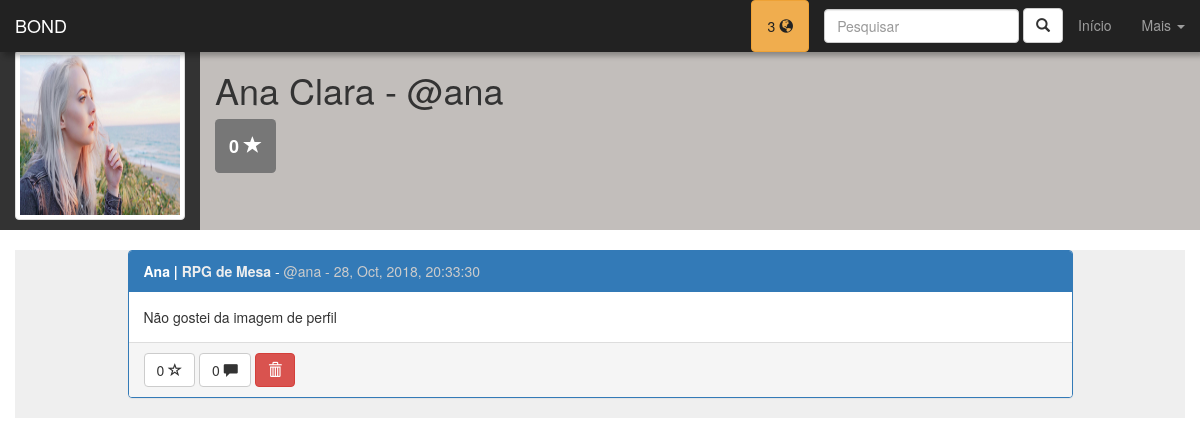
Screenshot of /profile.php (signed in) with the database file from the repository.
### tables this page shows
CREATE TABLE IF NOT EXISTS `users` (
  `id_user` int(11) NOT NULL AUTO_INCREMENT,
  `username` varchar(20) NOT NULL,
  `first_name` varchar(60) NOT NULL,
  `last_name` varchar(80) NOT NULL,
  `birthday` date NOT NULL,
  `profile_pic` varchar(200) DEFAULT 'assets/img/default-user-icon.png',
  `passwd` varchar(32) NOT NULL,
  `r_date` datetime NOT NULL DEFAULT CURRENT_TIMESTAMP,
  `gender` enum('M','F','O') DEFAULT NULL,
  `followers` int(11) DEFAULT '0',
  `following` int(11) DEFAULT '0',
  `stars` int(11) DEFAULT '0',
  PRIMARY KEY (`id_user`)
);

CREATE TABLE IF NOT EXISTS `posts` (
  `id_post` int(11) NOT NULL AUTO_INCREMENT,
  `user` int(11) NOT NULL,
  `community` int(11) NOT NULL,
  `post_text` text NOT NULL,
  `post_pic` varchar(200) DEFAULT NULL,
  `r_date` datetime DEFAULT CURRENT_TIMESTAMP,
  `likes` int(11) DEFAULT '0',
  PRIMARY KEY (`id_post`)
);

CREATE TABLE IF NOT EXISTS `communities` (
  `id_community` int(11) NOT NULL AUTO_INCREMENT,
  `community_name` varchar(100) NOT NULL,
  `r_date` datetime DEFAULT CURRENT_TIMESTAMP,
  `profile_pic` varchar(200) DEFAULT 'assets/img/default-community-icon.png',
  `community_description` varchar(500) DEFAULT NULL,
  `members` int(11) DEFAULT '0',
  PRIMARY KEY (`id_community`)
);

### inc/functions/connection.php (called while the page is built)
<?php
function connect(){
    $host = "localhost";
    $user = "root";
    $passwd = "root";
    $db = "bond";
    $conn = mysqli_connect($host, $user, $passwd, $db);
    mysqli_set_charset($conn, "UTF-8");
    return $conn;
}
?>

### profile.php (the view, shortened to what this page needs)
<?php
include "inc/functions/connection.php";
$id_user = $_SESSION["id_user"];
$conn = connect();
$sql = "SELECT * FROM users WHERE id_user = $id_user";
$query = mysqli_query($conn, $sql);
$user = mysqli_fetch_assoc($query);
$conn = connect();
$sql = "SELECT COUNT(*) as qnt FROM notifications WHERE user = $id_user";
if($q = mysqli_query($conn, $sql)){
  $notifications = mysqli_fetch_assoc($q)["qnt"];
}else{
  $notifications = 0;
}
?>
<!DOCTYPE html>
<html lang="PT-BR">
  <head>
    <link href="css/bootstrap.min.css" rel="stylesheet">
    <link rel="stylesheet" href="css/pattern.css">
  </head>
<body>
<nav class="navbar navbar-inverse navbar-fixed-top" id="navbar-menu">
  <div class="container-fluid">
    <div class="navbar-header">
      <a class="navbar-brand" href="#">BOND</a>
    </div>
    <div class="collapse navbar-collapse" id="bs-example-navbar-collapse-1">
      <ul class="nav navbar-nav navbar-right">
      <li>
      <?php
        if($notifications>0){
          echo '<a href="notifications.php" class="btn btn-warning" id="dark-text-nav">'.$notifications
          .' <span class="glyphicon glyphicon-globe"></span></a>';
        }else{
          echo '<a href="notifications.php" class="btn btn-default"><span class="glyphicon glyphicon-globe"></span></a>';
        }
        ?></li><li>
    <form class="navbar-form navbar-right" onsubmit="return false">
      <div class="form-group">
        <input type="text" id="nav-search-input" class="form-control" placeholder="Pesquisar" value="<?php if(isset($_GET["q"])){echo $_GET["q"];} ?>">
      </div>
      <a id="nav-search-submit" class="btn btn-default"><label class="glyphicon glyphicon-search"></label></a>
    </form>
      </li>
        <li><a href="home.php">Início</a></li>
        <li class="dropdown">
          <a href="#" class="dropdown-toggle" data-toggle="dropdown"
          role="button" aria-haspopup="true" aria-expanded="false">Mais <span class="caret"></span></a>
        </li>
      </ul>
    </div>
  </div>
</nav>
<div class="container-fluid">
<div class="row" style="padding-top:50px;background:rgba(0, 0, 0, 0.8)">
    <div class="col-lg-2" style="">
    <img src="<?php echo $user["profile_pic"] ?>" class="img-responsive img-thumbnail" id="profilePic" alt="Responsive image">
    </div>
    <div class="col-lg-10 jumbogotron" id="backcontainer">
          <h1><?php echo $user["first_name"].' '.$user["last_name"].' - @'.$user["username"]?></h1>
          <h3>
              <label title='Stars' class='label label-default' style="padding:14px">
              <?php echo $user["stars"] ?>
              <label class='glyphicon glyphicon-star'></label></label>
          </h3>
    </div>
</div>
</div>
<br>
<div class="container">
<div class="row panel-gray">
    <div class="col-lg-10 col-lg-offset-1">
        <?php
        $conn = connect();
        $sql = "SELECT *, date_format(posts.r_date, '%d, %b, %Y, %T') as data_f FROM posts
        JOIN communities ON posts.community = communities.id_community WHERE user = '$id_user'";
        if($query = mysqli_query($conn, $sql)){
            $posts = array();
            while($row = mysqli_fetch_assoc($query)){
                $posts[] = $row;
            }
            usort($posts, "organizer");
            foreach($posts as $post){
                $text = $post["post_text"];
                $likes = $post["likes"];
                $id_post = $post["id_post"];
                $id_community = $post["community"];
                $sql = "SELECT count(*) as comments FROM comments WHERE post = $id_post";
                if($q = mysqli_query($conn, $sql)){
                  $comments_qnt = mysqli_fetch_assoc($q)["comments"];
                }else{
                  $comments_qnt = '';
                }
                echo "<div class='panel panel-primary'>
                <div class='panel-heading'><strong>".$_SESSION["first_name"]." |
                <a href='see_community.php?c=$id_community' class='gray-text-link'>".$post["community_name"]
                ."</a></strong> - <span class='gray-text'>@".$_SESSION["username"]." - ";
                echo $post["data_f"]."</span></div>
                <div class='panel-body'>
                 $text
                </div>
                <div class='panel-footer'> ";
                $sql = "SELECT * FROM likes WHERE post = $id_post AND user = $id_user";
                if(isset(mysqli_fetch_assoc(mysqli_query($conn, $sql))["post"])){
                 echo "<a href='like_post.php?p=$id_post&m=unlike&l=profile.php'
                 title='Gostei' class='btn btn-default' id='like-btn'>$likes <span class='glyphicon glyphicon-star'>
                 </span></a>";
                }else{
                  echo "<a href='like_post.php?p=$id_post&m=like&l=profile.php'
                   title='Não gostei' class='btn btn-default' id='like-btn'>$likes <span class='glyphicon glyphicon-star-empty'>
                   </span></a>";
                }
                echo " <a href='see_post.php?p=$id_post'
                title='Comentar' class='btn btn-default' id='like-btn'>".$comments_qnt." <span class='glyphicon glyphicon-comment'>
                </span></a>";
                echo " <a href='del_post.php?p=$id_post&l=profile.php'
                title='Apagar' class='btn btn-danger' id='like-btn'><span class='glyphicon glyphicon-trash'>
                </span></a>";
                echo "</div>
              </div>";
            }
        }
        ?>
    </div>
</div>
</div>
</body>
</html>

### css/pattern.css (style rules this page uses)
.panel-gray { background: rgba(100, 100, 100, 0.1); }
.gray-text { color: #ccc; }
.gray-text-link { color: #eee; }
#navbar-menu { border-bottom: none; box-shadow: 4px 4px 5px rgba(10,10,10,0.3); color: #bbb; }
#profilePic { width: 100%; height:170px; }
#backcontainer { background:rgba(255, 250, 246, 0.7); height:180px }
#dark-text-nav { color: #222; }

### rows the page displays
users: profile_pic (picture), first_name "Ana", last_name "Clara", username "ana", stars "0"
posts: communities.community_name "RPG de Mesa", data_f "28, Oct, 2018, 20:33:30", post_text "Não gostei da imagem de perfil", likes "0", comments_qnt "0"

### other values shown
$notifications "3"
